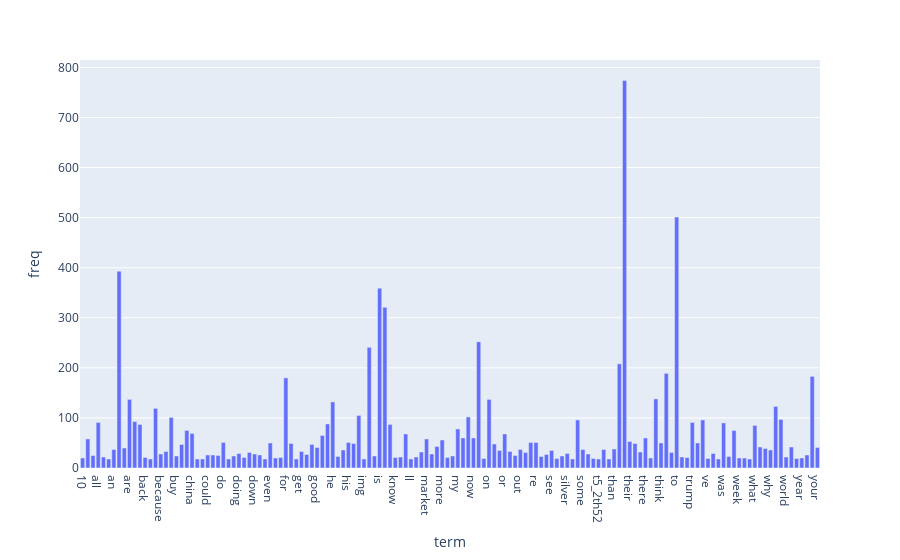
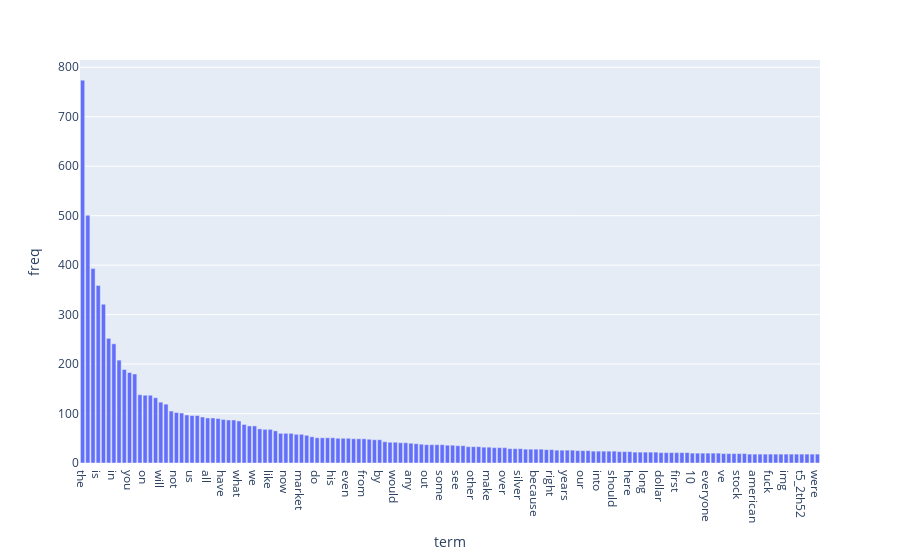

Notebook source saved alongside these figures, in order:
### Code cell
# plot the term frequencies for posts
import plotly.express as px


terms = count_vect_comment.get_feature_names_out()
freqs = term_frequencies_comments

word_counts = np.array(freqs).sum()

terms_f = []
freqs_f = []
for i in range(len(terms)):
    if freqs[i] > word_counts/1000: # filter out terms that account for less than 0.1% of total words
        terms_f.append(terms[i])
        freqs_f.append(freqs[i])

df = pd.DataFrame({"term": terms_f, "freq": freqs_f})
fig = px.bar(df, y="freq", x="term", orientation="v")
fig.show()

# plot with descending order
df = df.sort_values('freq', ascending=False)
fig = px.bar(df, y="freq", x="term", orientation="v")
fig.show()

### Figure 1 — Plotly figure (JSON) as saved in the notebook; plotly's stock layout.template omitted (floating-point values rounded to 4 significant figures; data arrays with more than 128 entries replaced by an {"elided": "..."} marker saying what was removed)
{"data": [{"hovertemplate": "term=%{x}<br>freq=%{y}<extra></extra>", "legendgroup": "", "marker": {"color": "#636efa", "pattern": {"shape": ""}}, "name": "", "orientation": "v", "showlegend": false, "textposition": "auto", "type": "bar", "x": {"elided": "142 str values"}, "xaxis": "x", "y": {"elided": "142 int values"}, "yaxis": "y"}], "layout": {"barmode": "relative", "legend": {"tracegroupgap": 0}, "margin": {"t": 60}, "xaxis": {"anchor": "y", "domain": [0, 1], "title": {"text": "term"}}, "yaxis": {"anchor": "x", "domain": [0, 1], "title": {"text": "freq"}}}}

### Figure 2 — Plotly figure (JSON) as saved in the notebook; plotly's stock layout.template omitted (floating-point values rounded to 4 significant figures; data arrays with more than 128 entries replaced by an {"elided": "..."} marker saying what was removed)
{"data": [{"hovertemplate": "term=%{x}<br>freq=%{y}<extra></extra>", "legendgroup": "", "marker": {"color": "#636efa", "pattern": {"shape": ""}}, "name": "", "orientation": "v", "showlegend": false, "textposition": "auto", "type": "bar", "x": {"elided": "142 str values"}, "xaxis": "x", "y": {"elided": "142 int values"}, "yaxis": "y"}], "layout": {"barmode": "relative", "legend": {"tracegroupgap": 0}, "margin": {"t": 60}, "xaxis": {"anchor": "y", "domain": [0, 1], "title": {"text": "term"}}, "yaxis": {"anchor": "x", "domain": [0, 1], "title": {"text": "freq"}}}}
